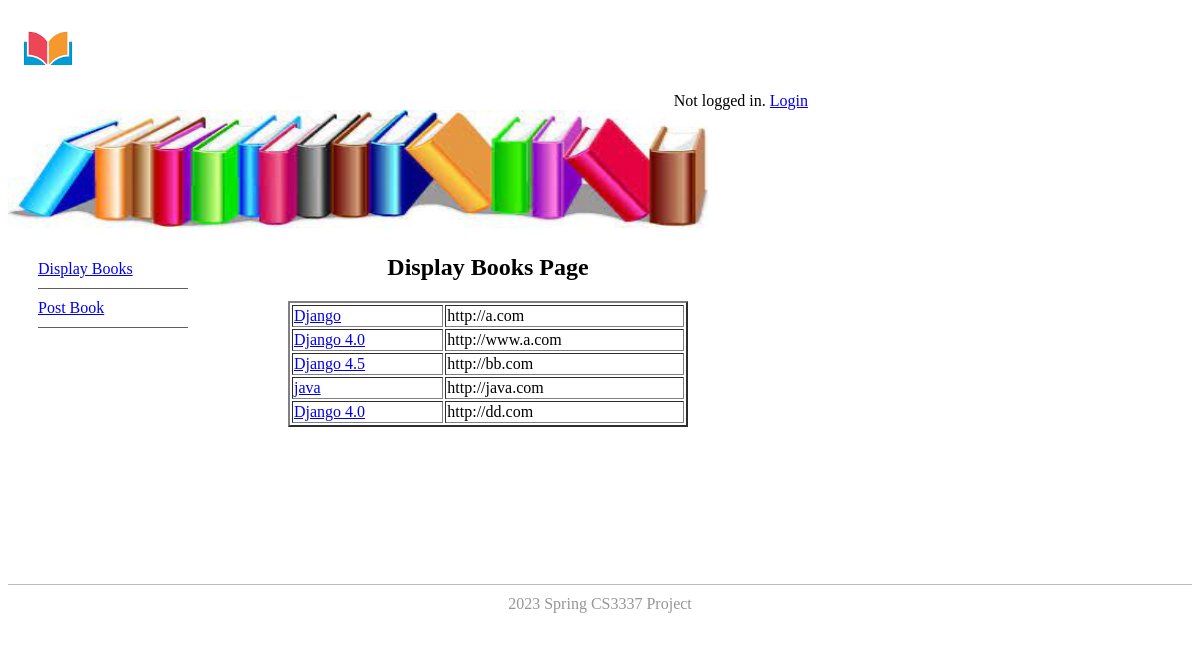
Page /displaybooks on the committed database.
### bookMng/models.py (models this page shows, shortened)
class MainMenu(models.Model):
    item = models.CharField(max_length=200, unique=True)
    link = models.CharField(max_length=500, unique=True)

class Book(models.Model):
    name = models.CharField(max_length=200)
    web = models.URLField(max_length=200)
    price = models.DecimalField(decimal_places=2, max_digits=8)
    publishdate = models.DateField(auto_now=True)
    picture = models.FileField(upload_to='bookEx/static/uploads')
    pic_path = models.CharField(max_length=300, editable=False, blank=True)
    username = models.ForeignKey(User, blank=True, null=True, on_delete=models.CASCADE)

### bookMng/views.py (the view)
# urls.py: path('displaybooks', views.displaybooks, name='displaybooks'),
def displaybooks(request):
    books = Book.objects.all()
    return render(request,
                  'bookMng/displaybooks.html',
                  {
                      'item_list': MainMenu.objects.all(),
                      'books': books
                  }
                  )

### bookEx/templates/bookMng/displaybooks.html (shortened to what this page needs)
{% extends "base.html" %}
{% block sidenav %}
    {% for item in item_list %}
      <li>
          <a href="{{ item.link }}"> {{ item.item }} </a>
      </li>
    {% endfor %}
{% endblock sidenav %}
{% block content %}
    <h1 align="center"> Display Books Page </h1>
    <table align="center" border="2" width="400">
    {% for book in books %}
      <tr>
          <td>
             <a href="book_detail/{{ book.id }}"> {{ book.name }} </a>
          </td>
          <td>
             {{ book.web }}
          </td>
      </tr>
    {% endfor %}
    </table>
{% endblock content %}

### bookEx/templates/base.html (shortened to what this page needs)
{% load static %}
<!DOCTYPE html>
<html lang="en">
<head>
    <link href="{% static 'main.css' %}" rel="stylesheet" type="text/css">
</head>
<body>
  <div>
     <header id="header">
         <div>
             <img src="{% static 'logo.jpg' %}" width="80">
         </div>
         <span style="float: right;">
             {% if user.is_authenticated %}
                  {{ user.username }}
                  <a href="{% url 'logout' %}?next=/">Logout</a>
             {% else %}
                  Not logged in.
                  <a href="{% url 'login' %}?next=/">Login</a>
             {% endif %}
         </span>
         <div>
             <img src="{% static 'banner.jpg' %}" width="700" height="120">
         </div>
     </header>
      <aside id="leftsidebar">
        <nav id="nav">
            <ul>
                {% block sidenav %}{% endblock sidenav %}
            </ul>
        </nav>
      </aside>
      <section id="main">
          {% block content %}{% endblock content %}
      </section>
      <footer id="footer">
          2023 Spring CS3337 Project
      </footer>
  </div>
</body>
</html>

### bookEx/static/main.css (style rules this page uses)
#header { border-style: none; width: 800px; height: auto; }
#leftsidebar { width: 180px; height: 350px; float: left; }
#nav li { padding-top: 10px; padding-bottom: 10px; list-style-type: none; border-bottom: thin solid #5F5F5F; color: #4C4C4C; left: 0px; list-style-position: inside; margin-left: -10px; }
#main { width: 560px; float: left; margin-left: 20px; margin-right: 10px; padding-right: 10px; }
#footer { text-align: center; margin-top: 5px; padding-top: 10px; padding-bottom: 10px; border-top: thin solid #BBBBBB; clear: both; color: #969696; }

### rows in the picture
MainMenu: item "Display Books"
MainMenu: item "Post Book"
Book: name "Django", web "http://a.com"
Book: name "Django 4.0", web "http://www.a.com"
Book: name "Django 4.5", web "http://bb.com"
Book: name "java", web "http://java.com"
Book: name "Django 4.0", web "http://dd.com"
